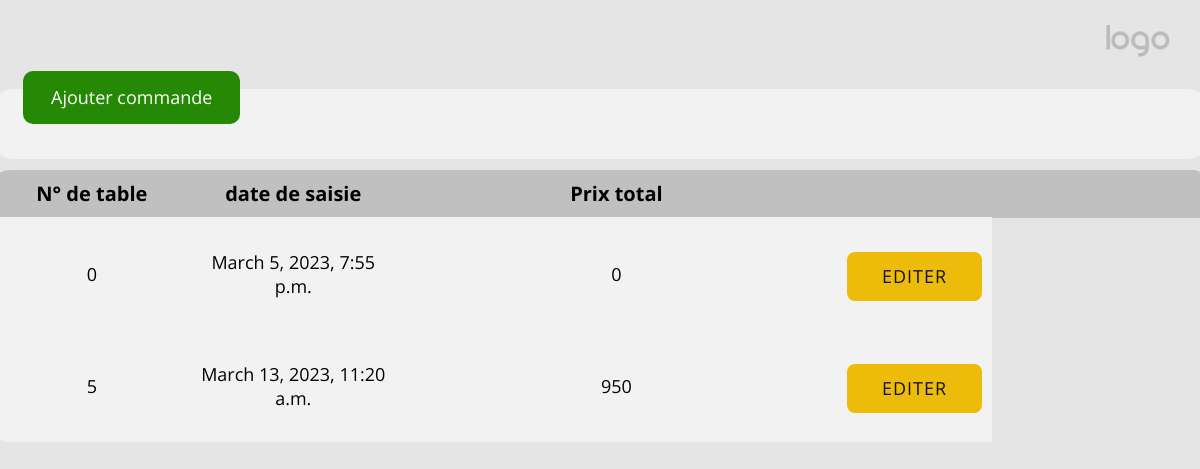
Page /home (signed in) on the earlier database version.
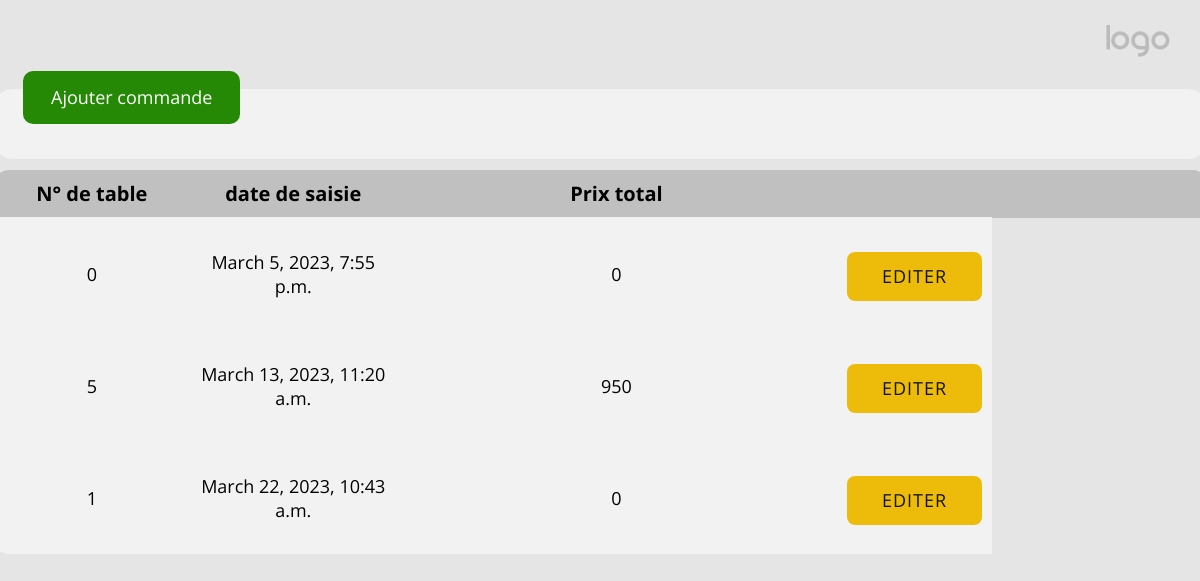
Same page on the later database version.
### main/models.py (models this page shows, shortened)
class Command(models.Model):
    commtypeChoices = [('1','emporter'),('2','a table')]
    commType = models.CharField(max_length=1,help_text='choisit le type de la command',choices=commtypeChoices,verbose_name='type de command')
    tableNum = models.IntegerField(null=False,help_text='enter le numero de la table',verbose_name='numero de table')
    prods = models.ManyToManyField(Products)
    dateComm = models.DateTimeField(auto_now_add=True,verbose_name='temps creation de la command')
    prods_quantity=models.CharField(max_length=750,default="{}")
    encaisser = models.BooleanField(verbose_name='status d encaissemnt',default=False)
    encaissementTime = models.DateTimeField(auto_now_add=True,verbose_name='temps encaissement')
    flaged = models.BooleanField(verbose_name='modification au command')
    commPrice = models.IntegerField(verbose_name='prix total command',default=0,null=False)

### main/views.py (the view)
# urls.py: path('home', homeView, name='home'),
def homeView(request):
    comnd=Command.objects.all()
    context = {"commands":comnd,'userType':request.session['userType']}
    return render(request,'main/home.html',context)

### main/templates/main/home.html (shortened to what this page needs)
{% extends 'base.html'%}
{% load static %}
{% block header%}
  <link rel="stylesheet" href="{% static 'home_admin.css' %}" media="screen"  >
  <link rel="stylesheet" href="{% static 'home_nicepage.css' %}" media="screen">
{% endblock header%}
{% block body%}
  <body class="u-body u-xl-mode" data-lang="en"><header class="u-clearfix u-grey-10 u-header u-header" id="sec-506b"><div class="u-clearfix u-sheet u-valign-middle-lg u-valign-middle-md u-valign-middle-xl u-sheet-1">
        <a href='home' class="u-align-right u-image u-logo u-image-1">
          <img src="images/default-logo.png" class="u-logo-image u-logo-image-1">
        </a>
      </div></header>
    <section class="u-clearfix u-grey-10 u-section-1" id="sec-9891">
      <div class="u-clearfix u-sheet u-sheet-1">
        <div class="u-container-style u-grey-5 u-group u-radius-20 u-shape-round u-group-1">
          <div class="u-container-layout u-valign-middle u-container-layout-1">
            <a href="ajouter-command" class="u-align-center u-btn u-btn-round u-button-style u-custom-color-3 u-radius-10 u-btn-3">Ajouter commande<br>
            </a>
          </div>
        </div>
        <div class="u-table u-table-responsive u-table-1">
          <table class="u-table-entity">
            <colgroup>
              <col width="17.74%">
              <col width="18.39%">
              <col width="40.65%">
              <col width="3.23%">
              <col width="20%">
            </colgroup>
            <thead class="u-align-center u-grey-25 u-table-header u-text-black u-table-header-1">
              <tr style="height: 46px;">
                <th class="u-table-cell">
                  <span class="u-text-black">N° de table</span>
                </th>
                <th class="u-table-cell">date de saisie</th>
                <th class="u-table-cell">Prix total<br>
                </th>
                <th class="u-grey-25 u-table-cell u-table-cell-4"></th>
                <th class="u-grey-25 u-table-cell u-table-cell-5"></th>
              </tr>
            </thead>
            <tbody class="u-align-center u-grey-5 u-table-body u-text-black u-table-body-1">
              {% for comm in commands %}
              {% if comm.encaisser is False %}
                <tr style="height: 60px;" id="commTr_{{comm.id}}">
                  <td class="u-border-1 u-border-grey-5 u-border-no-left u-border-no-right u-table-cell">{{comm.tableNum}}</td>
                  <td class="u-border-1 u-border-grey-5 u-border-no-left u-border-no-right u-table-cell">{{comm.dateComm}}<br>
                  </td>
                  <td class="u-border-1 u-border-grey-5 u-border-no-left u-border-no-right u-table-cell">{{comm.commPrice}}<br>
                  </td>
                  <td class="u-border-1 u-border-grey-5 u-border-no-left u-border-no-right u-table-cell">
                    <br>
                    <form method="post" action="editer-command">{% csrf_token %}
                      <button type="submit" name="edit" value={{comm.id}} class="u-border-2 u-border-grey-75 u-btn u-btn-round u-button-style u-custom-color-1 u-hover-custom-color-2 u-radius-8 u-text-body-alt-color u-text-hover-white u-btn-4" target="_blank">Editer<br>
                      </button>
                  </form>
                  </td>
                </tr>
                {% endif %}
              {% endfor %}
            </tbody>
          </table>
        </div>
      </div>
    </section>
{% endblock body %}

### templates/base.html (shortened to what this page needs)
<html style="font-size: 16px;" lang="en">
<head>
    <link href="https://cdn.jsdelivr.net/npm/bootstrap@5.3.0-alpha1/dist/css/bootstrap.min.css" rel="stylesheet">
    {% block header %}
    {% endblock header %}
</head>
<body>
    {%block body%}
    {%endblock body%}
</body>
</html>

### main/static/home_admin.css (style rules this page uses)
.u-section-1 { background-image: none; }
.u-section-1 .u-sheet-1 { min-height: 100vh; }
.u-section-1 .u-group-1 { height: auto; background-image: none; min-height: 70px; width: 1215px; margin: 7px -37px 0; }
.u-section-1 .u-container-layout-1 { padding-left: 30px; padding-right: 30px; padding-bottom: 0; }
.u-section-1 .u-btn-3 { font-size: 1.125rem; margin: -53px auto 0 0; padding: 12px 28px 13px; }
.u-section-1 .u-table-1 { width: 1215px; margin: 11px -37px 0; }
.u-section-1 .u-table-header-1 { font-weight: 700; background-image: none; font-size: 1.25rem; }
.u-section-1 .u-table-cell-4 { background-image: none; }
.u-section-1 .u-table-cell-5 { background-image: none; }
.u-section-1 .u-table-body-1 { background-image: none; font-size: 1.125rem; }
.u-section-1 .u-btn-4 { border-style: none; text-transform: uppercase; letter-spacing: 1px; font-weight: normal; font-size: 1.125rem; padding: 12px 35px 13px; }
.u-table-entity { border-collapse: collapse; border-radius: 1em; overflow: hidden; }

Differences in the rows shown:
added Command: tableNum "1", dateComm "March 22, 2023, 10:43 a.m.", commPrice "0", {{ comm.id }} 8 (drawn)
